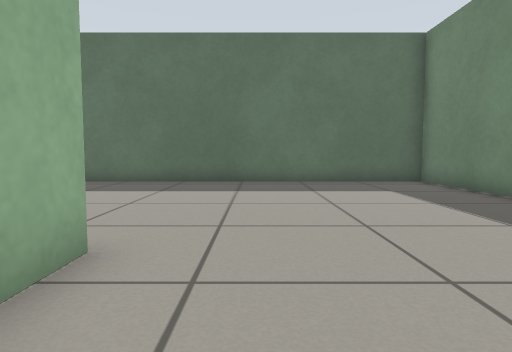
view 1 (above)

16 first-person views from a walk through a robot-simulator world made for Gazebo. The camera is 0.5 m above the floor, tilts 4° down and sees 75° across. The floor is counted in squares, 0.5 m on a side. Each view is taken from the middle of a square. On the plan, view 1 faces up. The plan holds only what a view shows up to about 12 squares ahead; the rest is blank.

view 2
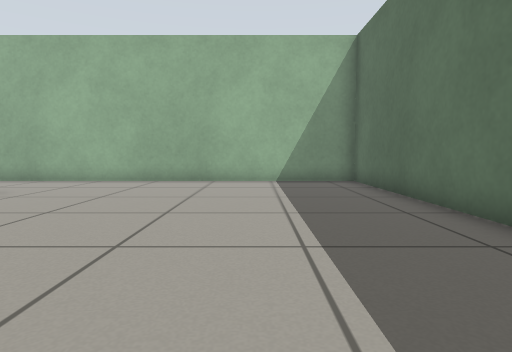

view 3
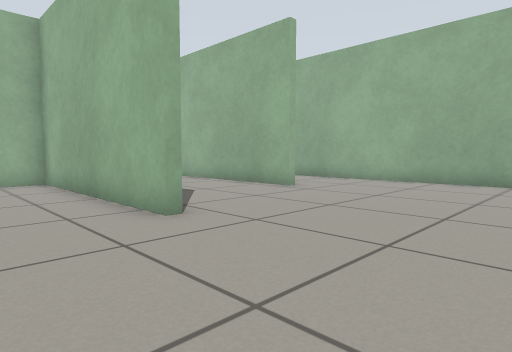

view 4
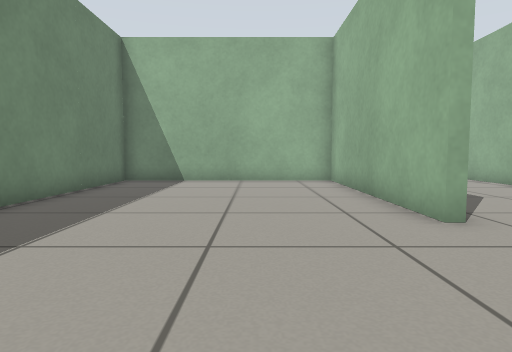

view 5
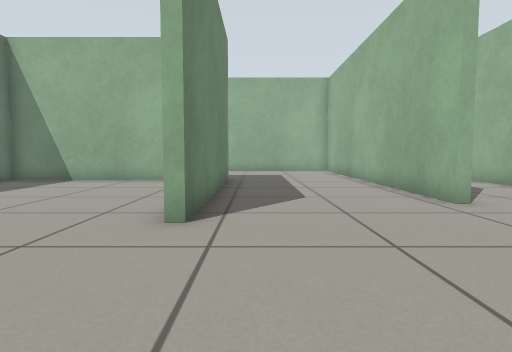

view 6
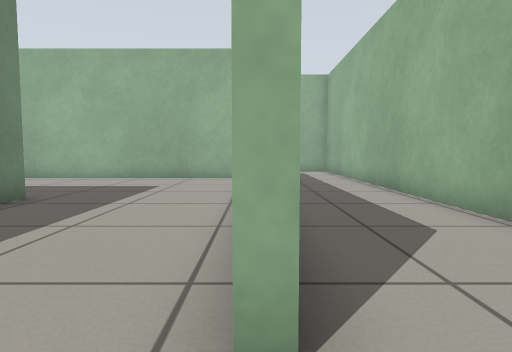

view 7
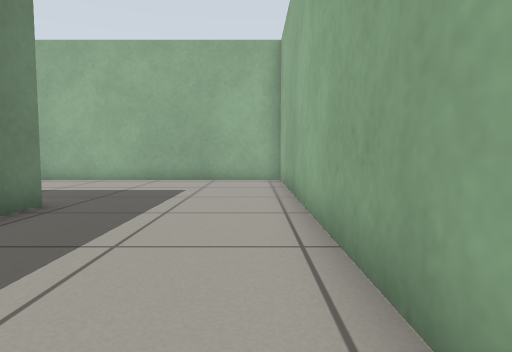

view 8
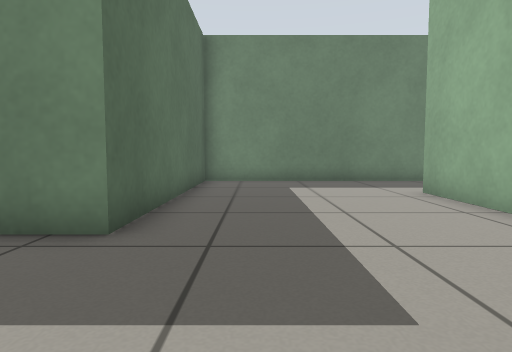

view 9
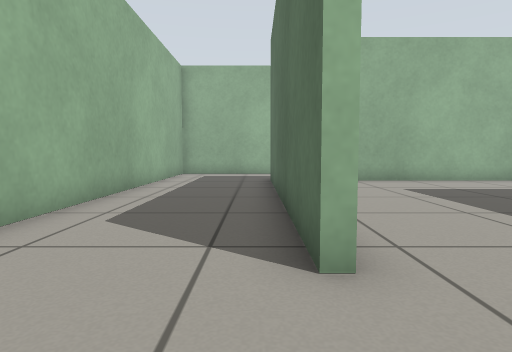

view 10
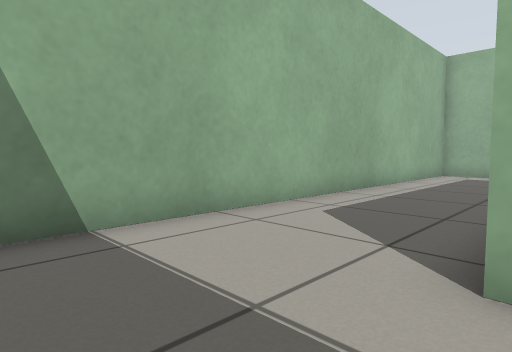

view 11
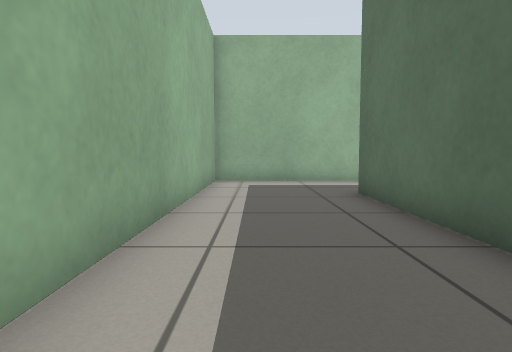

view 12
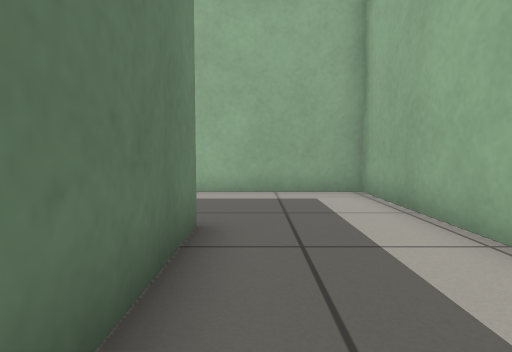

view 13
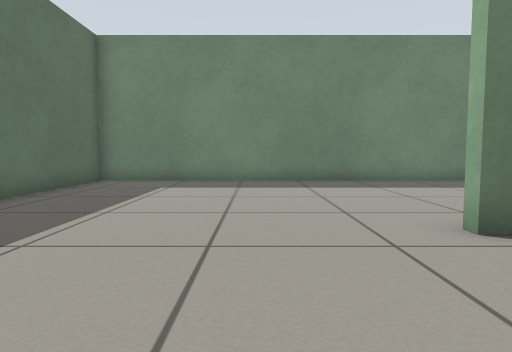

view 14
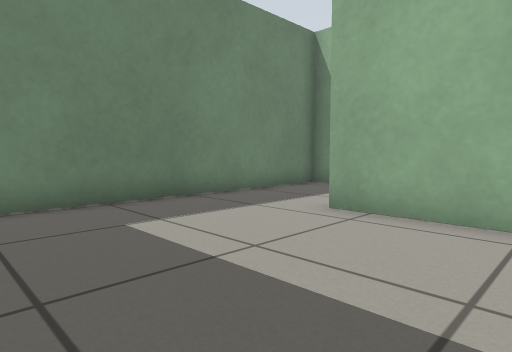

view 15
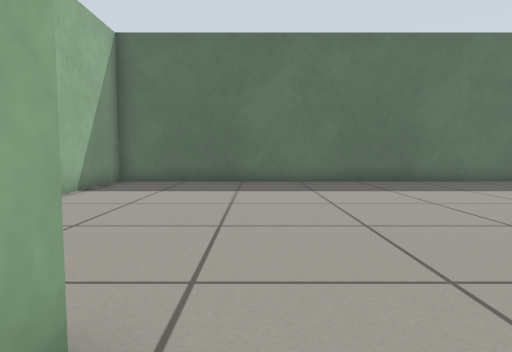

view 16
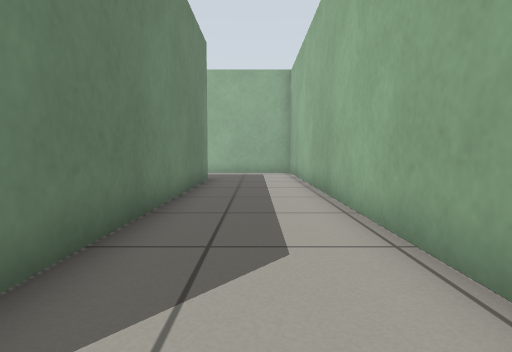

### Floor plan
Points are (right, up) in squares from view 1. A wall is a line through its corners. A room is listed if a view was taken in it or the views show most of it. See-through windows are left out.
Room 1 (views 1, 2, 3, 4, 5, 6, 7, 8, 9, 10, 11, 12, 13, 14, 15, 16)
walls: (-1.7, 3.4) (-1.7, -3.9) (5.7, -3.9) (5.7, 11.5) (-10.7, 11.5) (-10.7, -14.4) (5.7, -14.4) (5.7, -4.2) (-2, -4.2) (-2, 3.4); (-6.9, 1.6) (-6.9, -10.2) (2.4, -10.2); (2.4, -10.5) (-7.2, -10.5) (-7.2, -0.2)

Positions as (right, up) in squares from view 1, and headings:
1: (0, 0), facing up
2: (1, 8), facing left
3: (1, 8), facing down-left
4: (1, 8), facing down
5: (-3, 8), facing down
6: (-7, 3), facing down
7: (-6, 2), facing down
8: (-6, -6), facing right
9: (5, -11), facing left
10: (5, -10), facing down-left
11: (1, -13), facing left
12: (-8, -6), facing down
13: (-6, 6), facing right
14: (-1, -5), facing down-right
15: (-6, 0), facing up
16: (-9, 2), facing down
